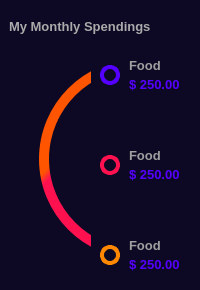
           <widget class="QFrame" name="spendingFrame">
            <property name="styleSheet">
             <string notr="true">QFrame {
	background-color: rgb(13, 9, 36);
	border: none;
	border-radius: 12px;
}
</string>
            </property>
            <property name="frameShape">
             <enum>QFrame::NoFrame</enum>
            </property>
            <property name="frameShadow">
             <enum>QFrame::Raised</enum>
            </property>
            <layout class="QVBoxLayout" name="verticalLayout_6">
             <property name="spacing">
              <number>0</number>
             </property>
             <property name="leftMargin">
              <number>0</number>
             </property>
             <property name="topMargin">
              <number>0</number>
             </property>
             <property name="rightMargin">
              <number>0</number>
             </property>
             <property name="bottomMargin">
              <number>0</number>
             </property>
             <item>
              <widget class="QFrame" name="monthly">
               <property name="minimumSize">
                <size>
                 <width>0</width>
                 <height>40</height>
                </size>
               </property>
               <property name="maximumSize">
                <size>
                 <width>16777215</width>
                 <height>30</height>
                </size>
               </property>
               <property name="styleSheet">
                <string notr="true">background-color: rgb(13, 9, 36);</string>
               </property>
               <property name="frameShape">
                <enum>QFrame::NoFrame</enum>
               </property>
               <property name="frameShadow">
                <enum>QFrame::Raised</enum>
               </property>
               <layout class="QHBoxLayout" name="horizontalLayout_9" stretch="0,0">
                <property name="spacing">
                 <number>0</number>
                </property>
                <property name="leftMargin">
                 <number>5</number>
                </property>
                <property name="topMargin">
                 <number>5</number>
                </property>
                <property name="rightMargin">
                 <number>5</number>
                </property>
                <property name="bottomMargin">
                 <number>3</number>
                </property>
                <item>
                 <widget class="QLabel" name="label_6">
                  <property name="minimumSize">
                   <size>
                    <width>150</width>
                    <height>0</height>
                   </size>
                  </property>
                  <property name="maximumSize">
                   <size>
                    <width>150</width>
                    <height>16777215</height>
                   </size>
                  </property>
                  <property name="font">
                   <font>
                    <pointsize>10</pointsize>
                    <bold>true</bold>
                   </font>
                  </property>
                  <property name="styleSheet">
                   <string notr="true">color: rgb(170, 170, 170);</string>
                  </property>
                  <property name="text">
                   <string>My Monthly Spendings</string>
                  </property>
                 </widget>
                </item>
                <item>
                 <widget class="QPushButton" name="pushButton_7">
                  <property name="minimumSize">
                   <size>
                    <width>26</width>
                    <height>26</height>
                   </size>
                  </property>
                  <property name="maximumSize">
                   <size>
                    <width>26</width>
                    <height>26</height>
                   </size>
                  </property>
                  <property name="styleSheet">
                   <string notr="true">QPushButton {
	border: none;
	background-color: rgb(13, 9, 36);
	border-radius: 13;
}</string>
                  </property>
                  <property name="text">
                   <string/>
                  </property>
                  <property name="icon">
                   <iconset resource="resources/resources.qrc">
                    <normaloff>:/icons/icons/wink.svg</normaloff>:/icons/icons/wink.svg</iconset>
                  </property>
                  <property name="iconSize">
                   <size>
                    <width>24</width>
                    <height>24</height>
                   </size>
                  </property>
                 </widget>
                </item>
               </layout>
              </widget>
             </item>
             <item>
              <widget class="QFrame" name="frame_10">
               <property name="minimumSize">
                <size>
                 <width>0</width>
                 <height>250</height>
                </size>
               </property>
               <property name="maximumSize">
                <size>
                 <width>16777215</width>
                 <height>250</height>
                </size>
               </property>
               <property name="styleSheet">
                <string notr="true">background-color: rgb(13, 9, 36);</string>
               </property>
               <property name="frameShape">
                <enum>QFrame::NoFrame</enum>
               </property>
               <property name="frameShadow">
                <enum>QFrame::Raised</enum>
               </property>
               <layout class="QHBoxLayout" name="horizontalLayout_5">
                <property name="spacing">
                 <number>0</number>
                </property>
                <property name="leftMargin">
                 <number>0</number>
                </property>
                <property name="topMargin">
                 <number>0</number>
                </property>
                <property name="rightMargin">
                 <number>0</number>
                </property>
                <property name="bottomMargin">
                 <number>0</number>
                </property>
                <item>
                 <widget class="QFrame" name="frame_11">
                  <property name="styleSheet">
                   <string notr="true"/>
                  </property>
                  <property name="frameShape">
                   <enum>QFrame::NoFrame</enum>
                  </property>
                  <property name="frameShadow">
                   <enum>QFrame::Raised</enum>
                  </property>
                  <layout class="QHBoxLayout" name="horizontalLayout_17">
                   <item>
                    <widget class="QFrame" name="frame_16">
                     <property name="styleSheet">
                      <string notr="true"/>
                     </property>
                     <property name="frameShape">
                      <enum>QFrame::NoFrame</enum>
                     </property>
                     <property name="frameShadow">
                      <enum>QFrame::Raised</enum>
                     </property>
                     <widget class="QFrame" name="frame_33">
                      <property name="geometry">
                       <rect>
                        <x>30</x>
                        <y>10</y>
                        <width>200</width>
                        <height>200</height>
                       </rect>
                      </property>
                      <property name="minimumSize">
                       <size>
                        <width>200</width>
                        <height>200</height>
                       </size>
                      </property>
                      <property name="maximumSize">
                       <size>
                        <width>200</width>
                        <height>200</height>
                       </size>
                      </property>
                      <property name="styleSheet">
                       <string notr="true">background-color: qlineargradient(spread:pad, x1:0, y1:0, x2:1, y2:1, stop:0 rgba(85, 0, 255, 255), stop:0.0340909 rgba(255, 85, 0, 255), stop:0.295455 rgba(255, 85, 0, 255), stop:0.323864 rgba(255, 17, 80, 255), stop:0.625 rgba(255, 17, 80, 255), stop:0.670455 rgba(85, 0, 255, 255));
border: none;
border-radius: 100px;</string>
                      </property>
                      <property name="frameShape">
                       <enum>QFrame::StyledPanel</enum>
                      </property>
                      <property name="frameShadow">
                       <enum>QFrame::Raised</enum>
                      </property>
                      <layout class="QHBoxLayout" name="horizontalLayout_20">
                       <item>
                        <widget class="QFrame" name="frame_34">
                         <property name="minimumSize">
                          <size>
                           <width>180</width>
                           <height>180</height>
                          </size>
                         </property>
                         <property name="maximumSize">
                          <size>
                           <width>180</width>
                           <height>180</height>
                          </size>
                         </property>
                         <property name="styleSheet">
                          <string notr="true">background-color: rgb(13, 9, 36);
border-radius: 90px;</string>
                         </property>
                         <property name="frameShape">
                          <enum>QFrame::NoFrame</enum>
                         </property>
                         <property name="frameShadow">
                          <enum>QFrame::Raised</enum>
                         </property>
                         <layout class="QHBoxLayout" name="horizontalLayout_21">
                          <item>
                           <widget class="QFrame" name="frame_32">
                            <property name="minimumSize">
                             <size>
                              <width>0</width>
                              <height>80</height>
                             </size>
                            </property>
                            <property name="maximumSize">
                             <size>
                              <width>16777215</width>
                              <height>80</height>
                             </size>
                            </property>
                            <property name="styleSheet">
                             <string notr="true">border: none;</string>
                            </property>
                            <property name="frameShape">
                             <enum>QFrame::NoFrame</enum>
                            </property>
                            <property name="frameShadow">
                             <enum>QFrame::Raised</enum>
                            </property>
                            <layout class="QVBoxLayout" name="verticalLayout_15">
                             <property name="spacing">
                              <number>0</number>
                             </property>
                             <property name="leftMargin">
                              <number>0</number>
                             </property>
                             <property name="topMargin">
                              <number>0</number>
                             </property>
                             <property name="rightMargin">
                              <number>0</number>
                             </property>
                             <property name="bottomMargin">
                              <number>0</number>
                             </property>
                             <item alignment="Qt::AlignHCenter|Qt::AlignVCenter">
                              <widget class="QLabel" name="label_18">
                               <property name="font">
                                <font>
                                 <pointsize>10</pointsize>
                                 <bold>false</bold>
                                </font>
                               </property>
                               <property name="styleSheet">
                                <string notr="true">color: rgb(138, 138, 138);</string>
                               </property>
                               <property name="text">
                                <string>Budget Report</string>
                               </property>
                              </widget>
                             </item>
                             <item alignment="Qt::AlignHCenter|Qt::AlignVCenter">
                              <widget class="QLabel" name="label_19">
                               <property name="font">
                                <font>
                                 <pointsize>13</pointsize>
                                 <bold>true</bold>
                                </font>
                               </property>
                               <property name="styleSheet">
                                <string notr="true">color: rgb(170, 170, 170);</string>
                               </property>
                               <property name="text">
                                <string>$ 5, 200.00</string>
                               </property>
                              </widget>
                             </item>
                             <item alignment="Qt::AlignHCenter|Qt::AlignVCenter">
                              <widget class="QLabel" name="label_20">
                               <property name="font">
                                <font>
                                 <pointsize>10</pointsize>
                                 <bold>false</bold>
                                </font>
                               </property>
                               <property name="styleSheet">
                                <string notr="true">color: rgb(138, 138, 138);</string>
                               </property>
                               <property name="text">
                                <string>Sep 2021</string>
                               </property>
                              </widget>
                             </item>
                            </layout>
                           </widget>
                          </item>
                         </layout>
                        </widget>
                       </item>
                      </layout>
                     </widget>
                    </widget>
                   </item>
                  </layout>
                 </widget>
                </item>
                <item>
                 <widget class="QFrame" name="frame_13">
                  <property name="minimumSize">
                   <size>
                    <width>0</width>
                    <height>0</height>
                   </size>
                  </property>
                  <property name="maximumSize">
                   <size>
                    <width>150</width>
                    <height>16777215</height>
                   </size>
                  </property>
                  <property name="styleSheet">
                   <string notr="true">background-color: rgb(13, 9, 36);</string>
                  </property>
                  <property name="frameShape">
                   <enum>QFrame::NoFrame</enum>
                  </property>
                  <property name="frameShadow">
                   <enum>QFrame::Raised</enum>
                  </property>
                  <layout class="QVBoxLayout" name="verticalLayout_9">
                   <property name="spacing">
                    <number>20</number>
                   </property>
                   <property name="leftMargin">
                    <number>0</number>
                   </property>
                   <property name="topMargin">
                    <number>0</number>
                   </property>
                   <property name="rightMargin">
                    <number>0</number>
                   </property>
                   <property name="bottomMargin">
                    <number>0</number>
                   </property>
                   <item>
                    <widget class="QFrame" name="frame_4">
                     <property name="styleSheet">
                      <string notr="true">background-color: rgb(13, 9, 36);</string>
                     </property>
                     <property name="frameShape">
                      <enum>QFrame::NoFrame</enum>
                     </property>
                     <property name="frameShadow">
                      <enum>QFrame::Raised</enum>
                     </property>
                     <layout class="QHBoxLayout" name="horizontalLayout_10">
                      <property name="spacing">
                       <number>0</number>
                      </property>
                      <property name="leftMargin">
                       <number>0</number>
                      </property>
                      <property name="topMargin">
                       <number>0</number>
                      </property>
                      <property name="rightMargin">
                       <number>0</number>
                      </property>
                      <property name="bottomMargin">
                       <number>0</number>
                      </property>
                      <item>
                       <widget class="QFrame" name="frame_20">
                        <property name="minimumSize">
                         <size>
                          <width>20</width>
                          <height>20</height>
                         </size>
                        </property>
                        <property name="maximumSize">
                         <size>
                          <width>20</width>
                          <height>20</height>
                         </size>
                        </property>
                        <property name="styleSheet">
                         <string notr="true">QFrame {
	border: 4px solid  rgb(85, 0, 255);
	background-color: rgb(13, 9, 36);
	border-radius: 10;
}</string>
                        </property>
                        <property name="frameShape">
                         <enum>QFrame::NoFrame</enum>
                        </property>
                        <property name="frameShadow">
                         <enum>QFrame::Raised</enum>
                        </property>
                       </widget>
                      </item>
                      <item>
                       <widget class="QFrame" name="frame_21">
                        <property name="minimumSize">
                         <size>
                          <width>0</width>
                          <height>50</height>
                         </size>
                        </property>
                        <property name="maximumSize">
                         <size>
                          <width>16777215</width>
                          <height>50</height>
                         </size>
                        </property>
                        <property name="styleSheet">
                         <string notr="true"/>
                        </property>
                        <property name="frameShape">
                         <enum>QFrame::StyledPanel</enum>
                        </property>
                        <property name="frameShadow">
                         <enum>QFrame::Raised</enum>
                        </property>
                        <layout class="QVBoxLayout" name="verticalLayout_10">
                         <item alignment="Qt::AlignVCenter">
                          <widget class="QLabel" name="label_7">
                           <property name="font">
                            <font>
                             <pointsize>10</pointsize>
                             <bold>true</bold>
                            </font>
                           </property>
                           <property name="styleSheet">
                            <string notr="true">color: rgb(159, 159, 159);</string>
                           </property>
                           <property name="text">
                            <string>Food</string>
                           </property>
                          </widget>
                         </item>
                         <item alignment="Qt::AlignVCenter">
                          <widget class="QLabel" name="label_8">
                           <property name="font">
                            <font>
                             <pointsize>10</pointsize>
                             <bold>true</bold>
                            </font>
                           </property>
                           <property name="styleSheet">
                            <string notr="true">color: rgb(85, 0, 255);</string>
                           </property>
                           <property name="text">
                            <string>$ 250.00</string>
                           </property>
                          </widget>
                         </item>
                        </layout>
                       </widget>
                      </item>
                     </layout>
                    </widget>
                   </item>
                   <item>
                    <widget class="QFrame" name="frame_8">
                     <property name="styleSheet">
                      <string notr="true">background-color: rgb(13, 9, 36);</string>
                     </property>
                     <property name="frameShape">
                      <enum>QFrame::StyledPanel</enum>
                     </property>
                     <property name="frameShadow">
                      <enum>QFrame::Raised</enum>
                     </property>
                     <layout class="QHBoxLayout" name="horizontalLayout_11">
                      <property name="spacing">
                       <number>0</number>
                      </property>
                      <property name="leftMargin">
                       <number>0</number>
                      </property>
                      <property name="topMargin">
                       <number>0</number>
                      </property>
                      <property name="rightMargin">
                       <number>0</number>
                      </property>
                      <property name="bottomMargin">
                       <number>0</number>
                      </property>
                      <item>
                       <widget class="QFrame" name="frame_22">
                        <property name="minimumSize">
                         <size>
                          <width>20</width>
                          <height>20</height>
                         </size>
                        </property>
                        <property name="maximumSize">
                         <size>
                          <width>20</width>
                          <height>20</height>
                         </size>
                        </property>
                        <property name="styleSheet">
                         <string notr="true">QFrame {
	border: 4px solid rgb(255, 17, 80);
	background-color: rgb(13, 9, 36);
	border-radius: 10;
}</string>
                        </property>
                        <property name="frameShape">
                         <enum>QFrame::NoFrame</enum>
                        </property>
                        <property name="frameShadow">
                         <enum>QFrame::Raised</enum>
                        </property>
                       </widget>
                      </item>
                      <item>
                       <widget class="QFrame" name="frame_23">
                        <property name="minimumSize">
                         <size>
                          <width>0</width>
                          <height>50</height>
                         </size>
                        </property>
                        <property name="maximumSize">
                         <size>
                          <width>16777215</width>
                          <height>50</height>
                         </size>
                        </property>
                        <property name="styleSheet">
                         <string notr="true"/>
                        </property>
                        <property name="frameShape">
                         <enum>QFrame::StyledPanel</enum>
                        </property>
                        <property name="frameShadow">
                         <enum>QFrame::Raised</enum>
                        </property>
                        <layout class="QVBoxLayout" name="verticalLayout_11">
                         <item alignment="Qt::AlignVCenter">
                          <widget class="QLabel" name="label_9">
                           <property name="font">
                            <font>
                             <pointsize>10</pointsize>
                             <bold>true</bold>
                            </font>
                           </property>
                           <property name="styleSheet">
                            <string notr="true">color: rgb(159, 159, 159);</string>
                           </property>
                           <property name="text">
                            <string>Food</string>
                           </property>
                          </widget>
                         </item>
                         <item alignment="Qt::AlignVCenter">
                          <widget class="QLabel" name="label_10">
                           <property name="font">
                            <font>
                             <pointsize>10</pointsize>
                             <bold>true</bold>
                            </font>
                           </property>
                           <property name="styleSheet">
                            <string notr="true">color: rgb(85, 0, 255);</string>
                           </property>
                           <property name="text">
                            <string>$ 250.00</string>
                           </property>
                          </widget>
                         </item>
                        </layout>
                       </widget>
                      </item>
                     </layout>
                    </widget>
                   </item>
                   <item>
                    <widget class="QFrame" name="frame_12">
                     <property name="styleSheet">
                      <string notr="true">background-color: rgb(13, 9, 36);</string>
                     </property>
                     <property name="frameShape">
                      <enum>QFrame::StyledPanel</enum>
                     </property>
                     <property name="frameShadow">
                      <enum>QFrame::Raised</enum>
                     </property>
                     <layout class="QHBoxLayout" name="horizontalLayout_12">
                      <property name="spacing">
                       <number>0</number>
                      </property>
                      <property name="leftMargin">
                       <number>0</number>
                      </property>
                      <property name="topMargin">
                       <number>0</number>
                      </property>
                      <property name="rightMargin">
                       <number>0</number>
                      </property>
                      <property name="bottomMargin">
                       <number>0</number>
                      </property>
                      <item>
                       <widget class="QFrame" name="frame_24">
                        <property name="minimumSize">
                         <size>
                          <width>20</width>
                          <height>20</height>
                         </size>
                        </property>
                        <property name="maximumSize">
                         <size>
                          <width>20</width>
                          <height>20</height>
                         </size>
                        </property>
                        <property name="styleSheet">
                         <string notr="true">QFrame {
	border: 4px solid rgb(255, 136, 0);
	background-color: rgb(13, 9, 36);
	border-radius: 10;
}</string>
                        </property>
                        <property name="frameShape">
                         <enum>QFrame::NoFrame</enum>
                        </property>
                        <property name="frameShadow">
                         <enum>QFrame::Raised</enum>
                        </property>
                       </widget>
                      </item>
                      <item>
                       <widget class="QFrame" name="frame_25">
                        <property name="minimumSize">
                         <size>
                          <width>0</width>
                          <height>50</height>
                         </size>
                        </property>
                        <property name="maximumSize">
                         <size>
                          <width>16777215</width>
                          <height>50</height>
                         </size>
                        </property>
                        <property name="styleSheet">
                         <string notr="true"/>
                        </property>
                        <property name="frameShape">
                         <enum>QFrame::StyledPanel</enum>
                        </property>
                        <property name="frameShadow">
                         <enum>QFrame::Raised</enum>
                        </property>
                        <layout class="QVBoxLayout" name="verticalLayout_12">
                         <item alignment="Qt::AlignVCenter">
                          <widget class="QLabel" name="label_11">
                           <property name="font">
                            <font>
                             <pointsize>10</pointsize>
                             <bold>true</bold>
                            </font>
                           </property>
                           <property name="styleSheet">
                            <string notr="true">color: rgb(159, 159, 159);</string>
                           </property>
                           <property name="text">
                            <string>Food</string>
                           </property>
                          </widget>
                         </item>
                         <item alignment="Qt::AlignVCenter">
                          <widget class="QLabel" name="label_12">
                           <property name="font">
                            <font>
                             <pointsize>10</pointsize>
                             <bold>true</bold>
                            </font>
                           </property>
                           <property name="styleSheet">
                            <string notr="true">color: rgb(85, 0, 255);</string>
                           </property>
                           <property name="text">
                            <string>$ 250.00</string>
                           </property>
                          </widget>
                         </item>
                        </layout>
                       </widget>
                      </item>
                     </layout>
                    </widget>
                   </item>
                  </layout>
                 </widget>
                </item>
               </layout>
              </widget>
             </item>
            </layout>
           </widget>
